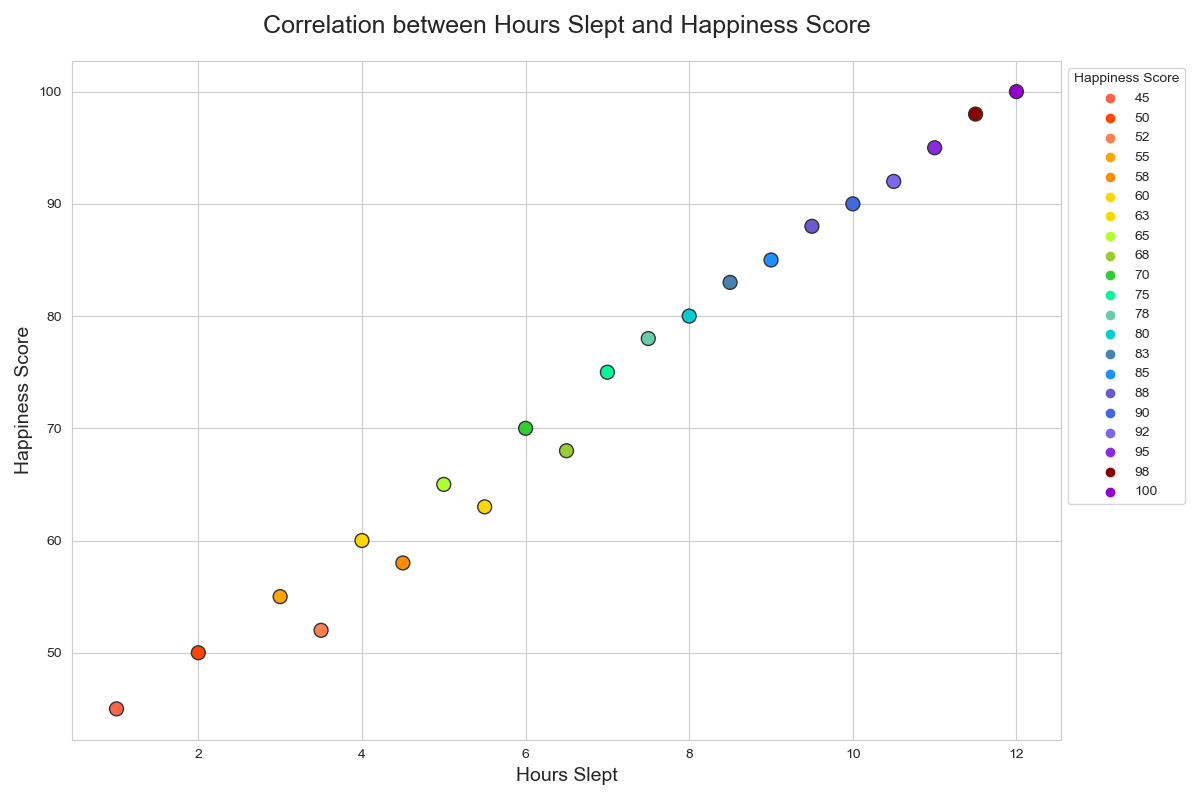

This chart was generated by the following Python code:

import seaborn as sns
import pandas as pd
import matplotlib.pyplot as plt

# Generate the data
data = {
    'Hours Slept': [
        1, 2, 3, 4, 5, 6, 7, 8, 9, 10, 11, 12,
        3.5, 4.5, 5.5, 6.5, 7.5, 8.5, 9.5, 10.5, 11.5
    ],
    'Happiness Score': [
        45, 50, 55, 60, 65, 70, 75, 80, 85, 90, 95, 100,
        52, 58, 63, 68, 78, 83, 88, 92, 98
    ]
}

# Create a Pandas DataFrame
df = pd.DataFrame(data)

# Define a color palette
palette = {
    45: "#ff6347",  # Tomato
    50: "#ff4500",  # OrangeRed
    55: "#ffa500",  # Orange
    60: "#ffd700",  # Gold
    65: "#adff2f",  # GreenYellow
    70: "#32cd32",  # LimeGreen
    75: "#00fa9a",  # MediumSpringGreen
    80: "#00ced1",  # DarkTurquoise
    85: "#1e90ff",  # DodgerBlue
    90: "#4169e1",  # RoyalBlue
    95: "#8a2be2",  # BlueViolet
    100: "#9400d3",  # DarkViolet
    52: "#ff7f50",  # Coral
    58: "#ff8c00",  # DarkOrange
    63: "#ffd700",  # Gold
    68: "#9acd32",  # YellowGreen
    78: "#66cdaa",  # MediumAquamarine
    83: "#4682b4",  # SteelBlue
    88: "#6a5acd",  # SlateBlue
    92: "#7b68ee",  # MediumSlateBlue
    98: "#8b0000",  # DarkRed
}

# Create a scatter plot
plt.figure(figsize=(12, 8))
sns.scatterplot(x='Hours Slept', y='Happiness Score', data=df, palette=palette, hue='Happiness Score', s=100, edgecolor='#333333', linewidth=1)

# Title and labels
plt.title('Correlation between Hours Slept and Happiness Score', fontsize=18, pad=20)
plt.xlabel('Hours Slept', fontsize=14)
plt.ylabel('Happiness Score', fontsize=14)

# Show plot
plt.legend(title='Happiness Score', bbox_to_anchor=(1, 1))
plt.tight_layout()
plt.show()
